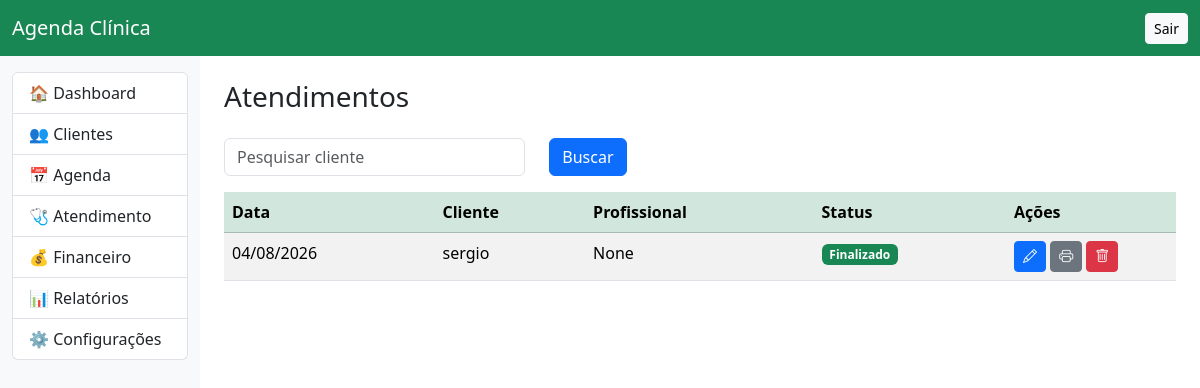
Page /atendimento/ (signed in) on the committed database.
### atendimento/models.py (models this page shows, shortened)
class Atendimento(models.Model):
    agendamento = models.OneToOneField(
        Agendamento,
        on_delete=models.CASCADE,
        related_name="atendimento"
    )
    queixa = models.TextField(blank=True)
    anamnese = models.TextField(blank=True)
    evolucao = models.TextField(blank=True)
    procedimentos = models.TextField(blank=True)
    conduta = models.TextField(blank=True)
    observacoes = models.TextField(blank=True)
    finalizado = models.BooleanField(default=False)
    criado_em = models.DateTimeField(auto_now_add=True)
    alterado_em = models.DateTimeField(auto_now=True)

### agenda/models.py (models this page shows, shortened)
class Agendamento(models.Model):
    STATUS = [
        ("AGENDADO", "Agendado"),
        ("CONFIRMADO", "Confirmado"),
        ("ATENDIMENTO", "Em Atendimento"),
        ("ATENDIDO", "Atendido"),
        ("CANCELADO", "Cancelado"),
        ("FALTOU", "Faltou"),
        ("REMARCADO", "Remarcado"),
    ]
    cliente = models.ForeignKey(
        Cliente,
        on_delete=models.CASCADE,
        related_name="agendamentos"
    )
    profissional = models.ForeignKey(
        Usuario,
        on_delete=models.SET_NULL,
        null=True,
        blank=True
    )
    data = models.DateField()
    hora_inicio = models.TimeField()
    hora_fim = models.TimeField()
    valor = models.DecimalField(
        max_digits=10,
        decimal_places=2,
        default=0
    )
    observacoes = models.TextField(blank=True)
    status = models.CharField(
        max_length=20,
        choices=STATUS,
        default="AGENDADO"
    )
    criado_em = models.DateTimeField(auto_now_add=True)
    atualizado_em = models.DateTimeField(auto_now=True)
    class Meta:
        ordering = ["data", "hora_inicio"]

### clientes/models.py (models this page shows, shortened)
class Cliente(models.Model):
    STATUS = (
        ("ATIVO", "Ativo"),
        ("INATIVO", "Inativo"),
    )
    SEXO = (
        ("M", "Masculino"),
        ("F", "Feminino"),
        ("O", "Outro"),
    )
    nome = models.CharField("Nome", max_length=150)
    cpf = models.CharField(
        "CPF",
        max_length=14,
        blank=True,
        null=True
    )
    nascimento = models.DateField(
        "Nascimento",
        blank=True,
        null=True
    )
    sexo = models.CharField(
        "Sexo",
        max_length=1,
        choices=SEXO,
        blank=True
    )
    telefone = models.CharField(
        "Telefone",
        max_length=20,
        blank=True
    )
    whatsapp = models.CharField(
        "WhatsApp",
        max_length=20,
        blank=True
    )
    email = models.EmailField(
        "E-mail",
        blank=True
    )
    cep = models.CharField(
        max_length=9,
        blank=True
    )
    endereco = models.CharField(
        max_length=200,
        blank=True
    )
    numero = models.CharField(
        max_length=10,
        blank=True
    )
    bairro = models.CharField(
        max_length=100,
        blank=True
    )
    cidade = models.CharField(
        max_length=100,
        blank=True
    )
    uf = models.CharField(
        max_length=2,
        blank=True
    )
    profissional = models.ForeignKey(
        "usuarios.Usuario",
        on_delete=models.SET_NULL,
        null=True,
        blank=True,
        verbose_name="Suelen Garcia de Almeida",
    )
    valor_sessao = models.DecimalField(
        max_digits=10,
        decimal_places=2,
        default=0
    )
    dias_vencimento = models.PositiveIntegerField(
        default=5,
        help_text="Quantidade de dias após o agendamento para o vencimento da fatura"
    )
    total_sessoes = models.PositiveIntegerField(
        default=10
    )
    sessoes_realizadas = models.IntegerField(
    default=0
)
    status = models.CharField(
        max_length=10,
        choices=STATUS,
        default="ATIVO"
    )
    observacoes = models.TextField(
        blank=True
    )
    criado_em = models.DateTimeField(
        auto_now_add=True
    )
    atualizado_em = models.DateTimeField(
        auto_now=True
    )
    class Meta:
        ordering = ["nome"]
        verbose_name = "Cliente"
        verbose_name_plural = "Clientes"

### atendimento/views.py (the view)
# urls.py: path("", views.lista, name="agenda"),
@login_required
def lista(request):
    pesquisa = request.GET.get("q", "")
    atendimentos = Atendimento.objects.select_related(
        "agendamento",
        "agendamento__cliente",
        "agendamento__profissional"
    )
    if pesquisa:
        atendimentos = atendimentos.filter(
            agendamento__cliente__nome__icontains=pesquisa
        )
    return render(
        request,
        "atendimento/lista.html",
        {
            "atendimentos": atendimentos,
            "pesquisa": pesquisa
        }
    )

### atendimento/templates/atendimento/lista.html
{% extends "base.html" %}
{% block content %}
<div class="d-flex justify-content-between align-items-center mb-3">
    <h3>Atendimentos</h3>
</div>
<form method="get" class="row mb-3">
    <div class="col-md-4">
        <input type="text"
               name="q"
               value="{{ pesquisa }}"
               class="form-control"
               placeholder="Pesquisar cliente">
    </div>
    <div class="col-md-2">
        <button class="btn btn-primary">
            Buscar
        </button>
    </div>
</form>
<table class="table table-striped table-hover">
    <thead class="table-success">
        <tr>
            <th>Data</th>
            <th>Cliente</th>
            <th>Profissional</th>
            <th>Status</th>
            <th width="170">Ações</th>
        </tr>
    </thead>
    <tbody>
    {% for a in atendimentos %}
        <tr>
            <td>{{ a.agendamento.data|date:"d/m/Y" }}</td>
            <td>{{ a.agendamento.cliente.nome }}</td>
            <td>{{ a.agendamento.profissional }}</td>
            <td>
                {% if a.finalizado %}
                    <span class="badge bg-success">
                        Finalizado
                    </span>
                {% else %}
                    <span class="badge bg-warning text-dark">
                        Em Atendimento
                    </span>
                {% endif %}
            </td>
            <td>
                <a href="{% url 'atendimento_editar' a.id %}"
                   class="btn btn-primary btn-sm">
                    <i class="bi bi-pencil"></i>
                </a>
                <a href="{% url 'atendimento_imprimir' a.id %}"
                   class="btn btn-secondary btn-sm">
                    <i class="bi bi-printer"></i>
                </a>
                <a href="{% url 'atendimento_excluir' a.id %}"
                   class="btn btn-danger btn-sm"
                   onclick="return confirm('Excluir atendimento?')">
                    <i class="bi bi-trash"></i>
                </a>
            </td>
        </tr>
    {% empty %}
        <tr>
            <td colspan="5" class="text-center">
                Nenhum atendimento encontrado.
            </td>
        </tr>
    {% endfor %}
    </tbody>
</table>
{% endblock %}

### rows in the picture
Atendimento: agendamento.data "04/08/2026", agendamento.cliente.nome "sergio", agendamento.profissional "None", finalizado "Finalizado"
